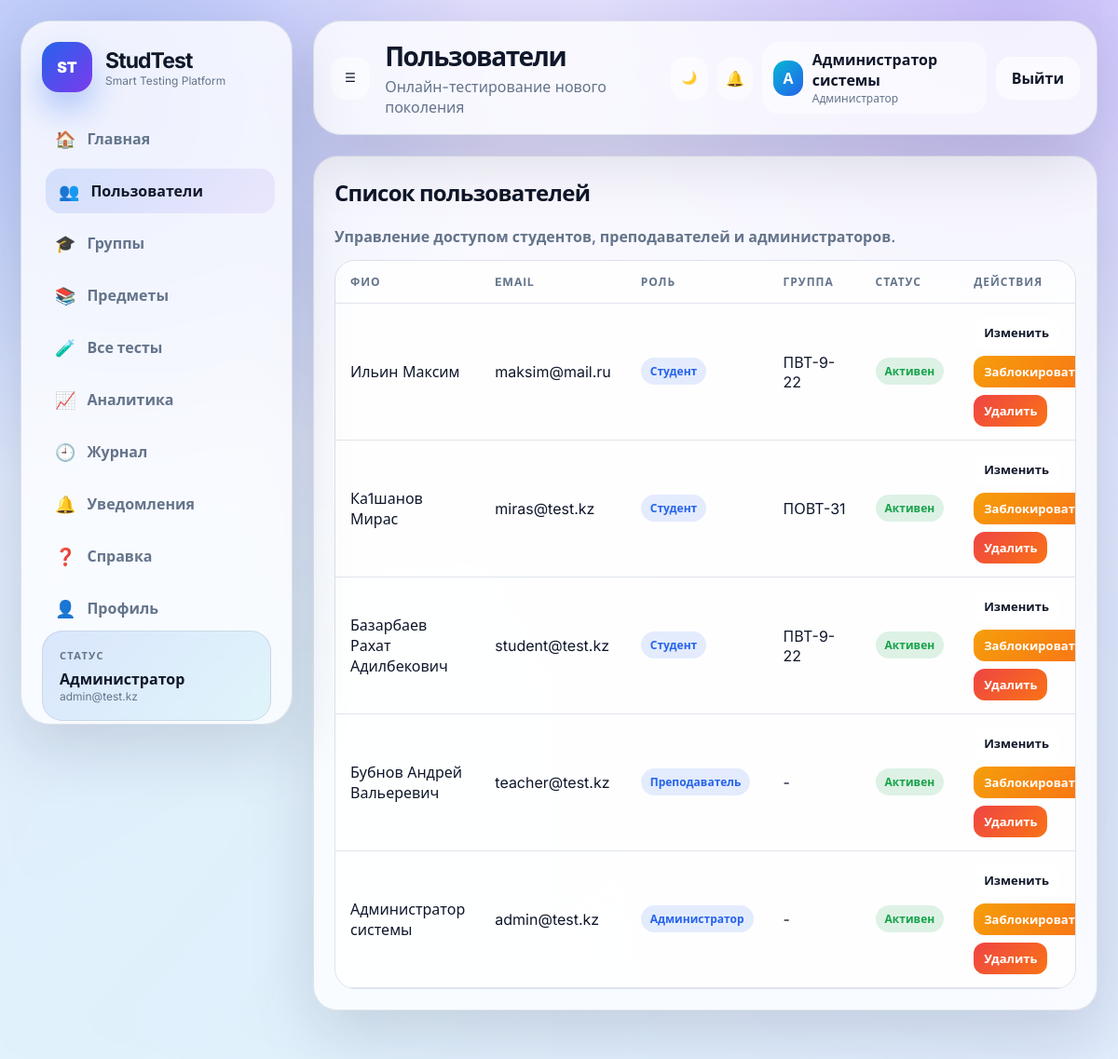
The page /admin/users.php (signed in) on the database its author committed.
### tables this page shows
CREATE TABLE `users` (
  `id` int(11) NOT NULL,
  `full_name` varchar(150) NOT NULL,
  `email` varchar(120) NOT NULL,
  `password` varchar(255) NOT NULL,
  `role` enum('admin','teacher','student') NOT NULL DEFAULT 'student',
  `group_id` int(11) DEFAULT NULL,
  `is_active` tinyint(1) NOT NULL DEFAULT 1,
  `avatar` varchar(255) DEFAULT NULL,
  `created_at` timestamp NULL DEFAULT current_timestamp(),
  `updated_at` timestamp NULL DEFAULT current_timestamp() ON UPDATE current_timestamp()
);

CREATE TABLE `student_groups` (
  `id` int(11) NOT NULL,
  `name` varchar(100) NOT NULL,
  `course` int(11) NOT NULL,
  `curator_name` varchar(150) DEFAULT NULL,
  `created_at` timestamp NULL DEFAULT current_timestamp()
);

### includes/auth.php (called while the page is built, shortened)
<?php
function e($value): string { return htmlspecialchars((string)$value, ENT_QUOTES, 'UTF-8'); }
function roleLabel(?string $role): string { return ['admin'=>'Администратор','teacher'=>'Преподаватель','student'=>'Студент'][$role] ?? 'Гость'; }
?>

### admin/users.php (the view, shortened to what this page needs)
<?php
require_once __DIR__ . '/../config/database.php';
require_once __DIR__ . '/../includes/auth.php';
$users = $pdo->query('SELECT u.*, g.name AS group_name FROM users u LEFT JOIN student_groups g ON g.id=u.group_id ORDER BY u.id DESC')->fetchAll();
include __DIR__ . '/../includes/header.php';
?>
<div class="card">
    <div class="table-toolbar">
        <div><h2>Список пользователей</h2><p class="muted-text">Управление доступом студентов, преподавателей и администраторов.</p></div>
    </div>
    <div class="table-wrap">
        <table>
            <tr><th>ФИО</th><th>Email</th><th>Роль</th><th>Группа</th><th>Статус</th><th>Действия</th></tr>
            <?php foreach ($users as $u): ?>
                <tr>
                    <td><?= e($u['full_name']) ?></td>
                    <td><?= e($u['email']) ?></td>
                    <td><span class="badge"><?= e(roleLabel($u['role'])) ?></span></td>
                    <td><?= e($u['group_name'] ?? '-') ?></td>
                    <td><span class="badge <?= $u['is_active'] ? 'success' : 'danger' ?>"><?= $u['is_active'] ? 'Активен' : 'Заблокирован' ?></span></td>
                    <td>
                        <div class="action-row">
                            <a class="btn btn-sm btn-light" href="?edit=<?= (int)$u['id'] ?>">Изменить</a>
                            <a class="btn btn-sm <?= $u['is_active'] ? 'btn-warning' : 'btn-success' ?>" href="?toggle=<?= (int)$u['id'] ?>" data-confirm="<?= $u['is_active'] ? 'Заблокировать пользователя?' : 'Разблокировать пользователя?' ?>"><?= $u['is_active'] ? 'Заблокировать' : 'Разблокировать' ?></a>
                            <a class="btn btn-sm btn-danger" href="?delete=<?= (int)$u['id'] ?>" data-confirm="Удалить пользователя? Это действие нельзя отменить.">Удалить</a>
                        </div>
                    </td>
                </tr>
            <?php endforeach; ?>
        </table>
    </div>
</div>
<?php include __DIR__ . '/../includes/footer.php'; ?>

### assets/css/style.css (style rules this page uses)
:root { --bg:#eef3ff; --card:rgba(255,255,255,.78); --text:#0f172a; --muted:#64748b; --line:rgba(148,163,184,.28); --primary:#2563eb; --primary2:#7c3aed; --accent:#06b6d4; --success:#16a34a; --warning:#f59e0b; --danger:#ef4444; --shadow:0 24px 70px rgba(15,23,42,.14); --radius:26px; --sidebar:292px; }
* { box-sizing:border-box }
html { scroll-behavior:smooth }
body { margin:0;font-family:Inter,system-ui,Arial,sans-serif;background:radial-gradient(circle at 10% 10%,rgba(37,99,235,.26),transparent 28%),radial-gradient(circle at 90% 0%,rgba(124,58,237,.22),transparent 28%),linear-gradient(135deg,var(--bg),#f8fbff);color:var(--text);min-height:100vh;overflow-x:hidden }
body::before { content:"";position:fixed;inset:-120px;background:conic-gradient(from 110deg at 50% 50%,rgba(37,99,235,.12),rgba(6,182,212,.08),rgba(124,58,237,.12),rgba(37,99,235,.12));filter:blur(70px);animation:aurora 12s linear infinite;pointer-events:none }
a { color:inherit;text-decoration:none }
.card,.stat,.panel { background:var(--card);border:1px solid var(--line);border-radius:var(--radius);padding:22px;box-shadow:var(--shadow);backdrop-filter:blur(18px);transition:.25s }
.btn { border:0;border-radius:16px;padding:12px 17px;background:linear-gradient(135deg,var(--primary),var(--primary2));color:white;font-weight:850;display:inline-flex;align-items:center;gap:8px;cursor:pointer;transition:.22s;box-shadow:0 14px 30px rgba(37,99,235,.22) }
.btn-light { background:rgba(255,255,255,.65);color:var(--text);box-shadow:none }
.btn-danger { background:linear-gradient(135deg,#ef4444,#f97316) }
.badge { display:inline-flex;border-radius:99px;padding:6px 10px;font-size:12px;font-weight:850;background:rgba(37,99,235,.12);color:var(--primary) }
.badge.success { background:rgba(22,163,74,.14);color:var(--success) }
.table-wrap { overflow:auto;border-radius:22px;border:1px solid var(--line) }
table { width:100%;border-collapse:collapse;background:var(--card) }
th,td { padding:14px 16px;text-align:left;border-bottom:1px solid var(--line) }
th { font-size:12px;text-transform:uppercase;letter-spacing:.08em;color:var(--muted) }
.card h2,.card h3 { margin-top:0;letter-spacing:-.03em }
.table-toolbar { display:flex;justify-content:space-between;align-items:center;gap:12px;margin-bottom:14px;flex-wrap:wrap }
.muted-text { margin:4px 0 0;color:var(--muted);font-weight:600 }
.action-row { display:flex;align-items:center;gap:8px;flex-wrap:wrap }
.btn-sm { padding:8px 11px;border-radius:12px;font-size:13px;box-shadow:none }
.btn-warning { background:linear-gradient(135deg,#f59e0b,#f97316);color:#fff }

### rows shown on the page
users: full_name "Ильин Максим", email "maksim@mail.ru", role "Студент", group.name "ПВТ-9-22", is_active "Активен"
users: full_name "Ка1шанов Мирас", email "miras@test.kz", role "Студент", group.name "ПОВТ-31", is_active "Активен"
users: full_name "Базарбаев Рахат Адилбекович", email "student@test.kz", role "Студент", group.name "ПВТ-9-22", is_active "Активен"
users: full_name "Бубнов Андрей Вальеревич", email "teacher@test.kz", role "Преподаватель", group_name "-", is_active "Активен"
users: full_name "Администратор системы", email "admin@test.kz", role "Администратор", group_name "-", is_active "Активен"

### other values the page prints
roleLabel($role) "Администратор"
currentUserEmail() "admin@test.kz"
$pageTitle "Пользователи"
currentUserName() "Администратор системы"
